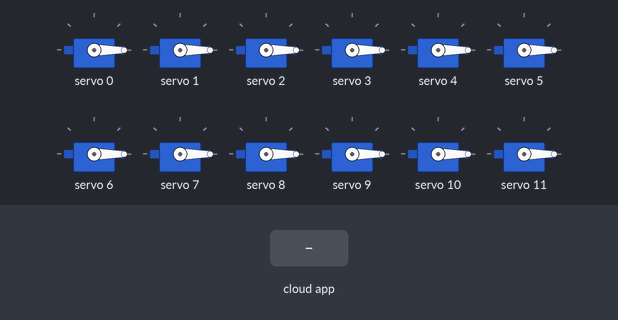
Simulated run of this sketch. Board: Arduino Uno, built with avr-gcc and run on an emulated ATmega328P. On the bench: 12 × servo. The inputs (shaded band) are chosen by the test bench. The ROS host is connected and sends only what is stated.

Above: at 2.4 s.
2.5 s: the phone or cloud app sets servo_1 to 180
At 3.4 s:
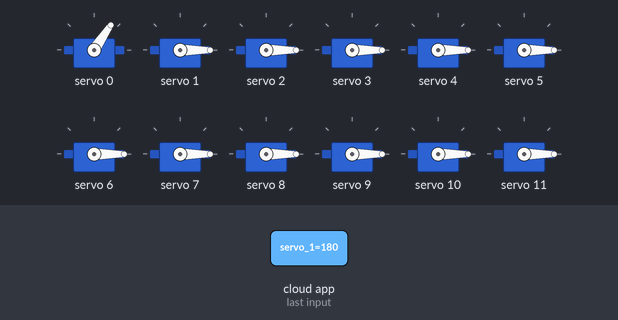
4.0 s: the phone or cloud app sets servo_3 to 180
At 4.6 s:
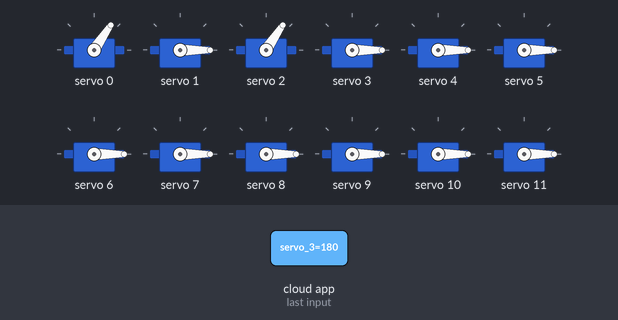
5.5 s: the phone or cloud app sets servo_5 to 180
At 6.7 s:
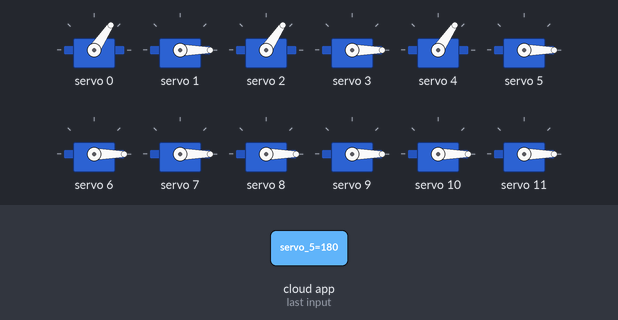
7.0 s: the phone or cloud app sets servo_7 to 180
At 8.1 s:
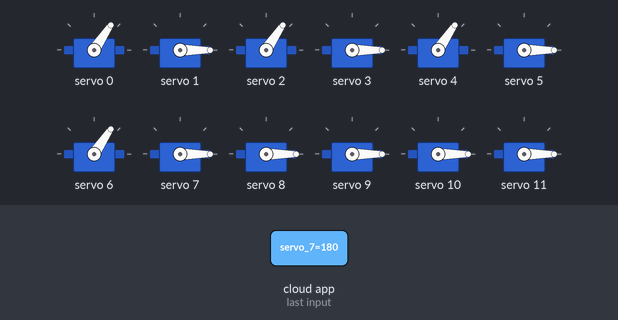
8.5 s: the phone or cloud app sets servo_1 to 45
At 9.2 s:
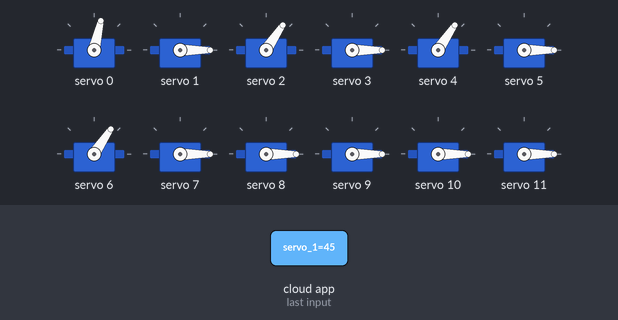
10.0 s: the phone or cloud app sets servo_3 to 45
At 10.3 s:
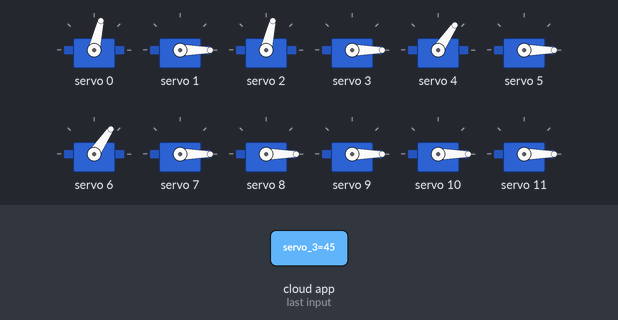
Timing chart, 0 to 12.5 s (numbered marks = the images above; inputs shaded):
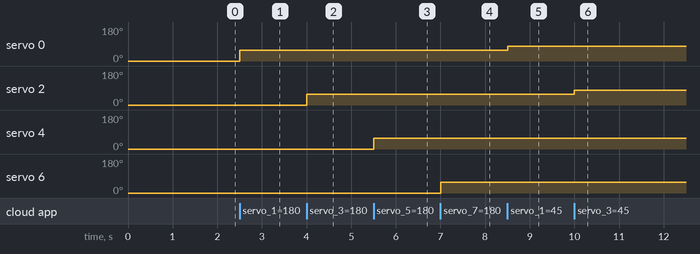

The sketch:

rosserial_servo_class.ino
```cpp
#include <Wire.h>
#include <Adafruit_PWMServoDriver.h>

// ROS libraries
#include <ros.h>
#include <std_msgs/Int16.h>

// Initialize ros node as nh
ros::NodeHandle nh;

// called this way, it uses the default address 0x40
Adafruit_PWMServoDriver pwm = Adafruit_PWMServoDriver();

#define SERVOMIN   50    // This is the 'minimum' pulse length count (out of 4096)
#define SERVOMAX   500   // This is the 'maximum' pulse length count (out of 4096)
#define USMIN      600   // This is the rounded 'minimum' microsecond length based on the minimum pulse of 150
#define USMAX      2400  // This is the rounded 'maximum' microsecond length based on the maximum pulse of 600
#define SERVO_FREQ 50    // Analog servos run at ~50 Hz updates


class ServoMotor {
  // Initialize class variables
  int16_t servo_angle      = SERVOMIN;
  int16_t fake_servo_angle = SERVOMIN;
  uint8_t servonum         = 1;

public:
  // As ros::Subscriber has no default constructor, it relies on ServoMotor's constructor.
  // So it needs to be initialized outside the constructor or it'll loop, i.e. needs a
  // ready-constructor to start, but it's also called when readying the constructor.)
  ros::Subscriber<std_msgs::Int16, ServoMotor> servo_sub;

  // Servo callback
  void servoCb(const std_msgs::Int16& servo_msg){
    this->fake_servo_angle += servo_msg.data;

    if (SERVOMIN < this->fake_servo_angle && this->fake_servo_angle < SERVOMAX){
      this->servo_angle += servo_msg.data;
      pwm.setPWM(this->servonum, 0, this->servo_angle);
    } else {
      this->fake_servo_angle -= servo_msg.data;
    }
  }

  // Constructor
  ServoMotor(uint8_t servoNumber, const char* topicName)
  // Known as member initialisation list syntax (more efficient, but less readable)
  : servo_sub(topicName, &ServoMotor::servoCb, this),
    servonum(servoNumber-1)
  {
    nh.subscribe(servo_sub);
  }
};


// Initialize servo motor classes
ServoMotor servo1(1, "diff_angle\/servo_1");
ServoMotor servo2(3, "diff_angle\/servo_3");
ServoMotor servo3(5, "diff_angle\/servo_5");
ServoMotor servo4(7, "diff_angle\/servo_7");


void setup() {
  Serial.begin(57600);  // CANNOT use Serial.println when using rosserial

  //Initiate ROS nodes.
  nh.initNode();

  // Initialize PWM servo driver
  pwm.begin();
  pwm.setOscillatorFrequency(27000000);
  pwm.setPWMFreq(SERVO_FREQ);  // Analog servos run at ~50 Hz updates

  delay(10);
}


bool firstRun = true;
void loop() {
  // Reset all servo motors back to 0 deg when beginning.
  if (firstRun) {
    for (uint8_t i = 0; i < 16; i++) {
      pwm.setPWM(i, 0, SERVOMIN);
      delay(100);
    }
    firstRun = false;
  }

  nh.spinOnce();
}
```

Measured:
- after the input at 2.5 s, servo 0: 0° → 56° at once
- after the input at 4.0 s, servo 2: 0° → 56° at once
- after the input at 5.5 s, servo 4: 0° → 56° at once
- after the input at 7.0 s, servo 6: 0° → 56° at once
- after the input at 8.5 s, servo 0: 56° → 77° at once
- after the input at 10.0 s, servo 2: 56° → 77° at once
